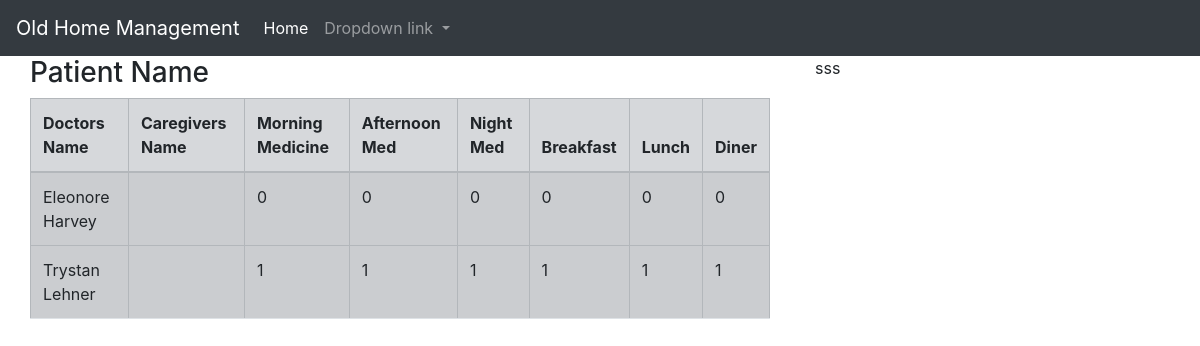
Screenshot of /patients_home.php with the database file from the repository.
### tables this page shows
CREATE TABLE `patient_activities` (
  `id` bigint(20) UNSIGNED NOT NULL,
  `caregiver_id` bigint(20) UNSIGNED NOT NULL,
  `doctor_id` bigint(20) UNSIGNED DEFAULT NULL,
  `patient_id` bigint(20) UNSIGNED NOT NULL,
  `has_given_morning_medicine` tinyint(1) NOT NULL,
  `has_given_afternoon_medicine` tinyint(1) NOT NULL,
  `has_given_night_medicine` tinyint(1) NOT NULL,
  `has_given_breakfast` tinyint(1) NOT NULL,
  `has_given_lunch` tinyint(1) NOT NULL,
  `has_given_dinner` tinyint(1) NOT NULL,
  `created_at` timestamp NULL DEFAULT NULL,
  `updated_at` timestamp NULL DEFAULT NULL
);

CREATE TABLE `users` (
  `id` bigint(20) UNSIGNED NOT NULL,
  `role_id` bigint(20) UNSIGNED NOT NULL,
  `first_name` varchar(255) NOT NULL,
  `last_name` varchar(255) NOT NULL,
  `phone` varchar(255) NOT NULL,
  `email` varchar(255) NOT NULL,
  `date_of_birth` date NOT NULL,
  `password` varchar(255) NOT NULL,
  `approved` tinyint(1) NOT NULL,
  `created_at` timestamp NULL DEFAULT NULL,
  `updated_at` timestamp NULL DEFAULT NULL
);

### patients_home.php (the view, shortened to what this page needs)
<?php
 include_once "connection.php";
 include_once "main.php";
?>
<!DOCTYPE html>
<html lang="en">
<head>
    <link rel="stylesheet" href="https://stackpath.bootstrapcdn.com/bootstrap/4.5.2/css/bootstrap.min.css">
</head>
<body>
    <div class="container-fluid">
<div class="row">
                        <div class="col-md-8">
                        <div class="container-fluid">
                 <?php
                        $sql_upcoming = "select doctor.first_name as 'doc_f_name', doctor.last_name as 'doc_l_name', caregiver.first_name as 'care_f_name',caregiver.last_name as 'care_l_name', pat.first_name as 'p_f_name',pat.last_name as 'p_l_name',patient_activities.has_given_morning_medicine,
                        patient_activities.has_given_afternoon_medicine,patient_activities.has_given_night_medicine,patient_activities.has_given_breakfast,patient_activities.has_given_lunch,patient_activities.has_given_dinner
                        from `patient_activities`
                        JOIN patients on patient_activities.patient_id = patients.id
                        join  employees care on patient_activities.caregiver_id = care.id
                        JOIN employees doc on patient_activities.doctor_id = doc.id
                        JOIN users doctor on doc.user_id = doctor.id
                        JOIN users caregiver on care.user_id = caregiver.id
                        join users pat on patients.user_id  = pat.id";
                        $result = mysqli_query($conn, $sql_upcoming);
                        if (mysqli_num_rows($result) > 0) {
                        ?>
                        <h3>Patient Name</h3>
                        <table class="table table-hover table-bordered table-striped table-secondary">
                        <thead>
                        <tr>
                        <th>Doctors Name</th>
                        <th>Caregivers Name</th>
                        <th>Morning Medicine</th>
                        <th>Afternoon Med</th>
                        <th>Night Med</th>
                        <th>Breakfast</th>
                        <th>Lunch</th>
                        <th>Diner</th>
                        </tr>
                        </thead>
                        <?php
                            while($row = mysqli_fetch_assoc($result)) {
                            echo "<tr>";
                            echo "<td>" . $row['doc_f_name']." ".$row['doc_l_name'] . "</td>";
                            echo "<td>" . $row['first_name']." ".$row['last_name'] . "</td>";
                            echo "<td>" . $row['has_given_morning_medicine']. "</td>";
                            echo "<td>" . $row['has_given_afternoon_medicine']. "</td>";
                            echo "<td>" . $row['has_given_night_medicine']. "</td>";
                            echo "<td>" . $row['has_given_breakfast']. "</td>";
                            echo "<td>" . $row['has_given_lunch']. "</td>";
                            echo "<td>" . $row['has_given_dinner']. "</td>";
                            echo "<tr>";
                        }
                        ?>
                        </table>
                        <?php
                        } else {
                        echo "0 results";
                        }
                ?>
        </div>
                        </div>
                        <div class="col-md-4">
                        sss
                        </div>
</div>
</body>
</html>

### rows the page displays
patient_activities: users.first_name "Eleonore", users.last_name "Harvey", has_given_morning_medicine "0", has_given_afternoon_medicine "0", has_given_night_medicine "0", has_given_breakfast "0", has_given_lunch "0", has_given_dinner "0"
patient_activities: users.first_name "Trystan", users.last_name "Lehner", has_given_morning_medicine "1", has_given_afternoon_medicine "1", has_given_night_medicine "1", has_given_breakfast "1", has_given_lunch "1", has_given_dinner "1"
